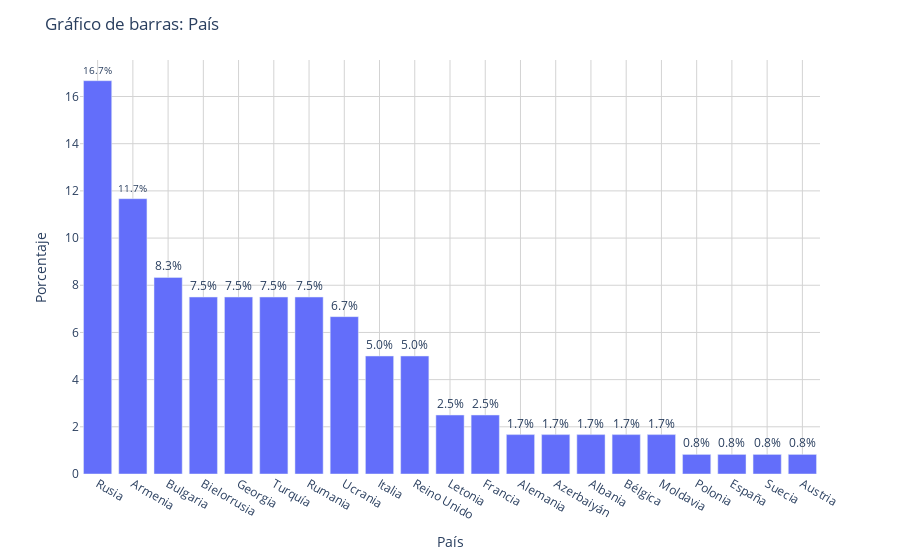

Notebook code for this chart:
### Code cell
graficar_barras_porcentaje_px(df = df_columnas_, variable_analisis = 'País')

### Figure 1 — Plotly figure (JSON) as saved in the notebook; plotly's stock layout.template omitted (floating-point values rounded to 4 significant figures)
{"data": [{"alignmentgroup": "True", "hovertemplate": "País=%{x}<br>Porcentaje=%{text}<extra></extra>", "legendgroup": "", "marker": {"color": "#636efa", "pattern": {"shape": ""}}, "name": "", "offsetgroup": "", "orientation": "v", "showlegend": false, "text": [16.67, 11.67, 8.33, 7.5, 7.5, 7.5, 7.5, 6.67, 5, 5, 2.5, 2.5, 1.67, 1.67, 1.67, 1.67, 1.67, 0.83, 0.83, 0.83, 0.83], "textposition": "outside", "texttemplate": "%{text:.1f}%", "type": "bar", "x": ["Rusia", "Armenia", "Bulgaria", "Bielorrusia", "Georgia", "Turquía", "Rumania", "Ucrania", "Italia", "Reino Unido", "Letonia", "Francia", "Alemania", "Azerbaiyán", "Albania", "Bélgica", "Moldavia", "Polonia", "España", "Suecia", "Austria"], "xaxis": "x", "y": [16.67, 11.67, 8.33, 7.5, 7.5, 7.5, 7.5, 6.67, 5, 5, 2.5, 2.5, 1.67, 1.67, 1.67, 1.67, 1.67, 0.83, 0.83, 0.83, 0.83], "yaxis": "y"}], "layout": {"barmode": "relative", "legend": {"tracegroupgap": 0}, "margin": {"t": 60}, "plot_bgcolor": "rgba(255, 255, 255, 1)", "title": {"text": "Gráfico de barras: País"}, "xaxis": {"anchor": "y", "categoryorder": "total descending", "domain": [0, 1], "gridcolor": "lightgrey", "showgrid": true, "title": {"text": "País"}}, "yaxis": {"anchor": "x", "domain": [0, 1], "gridcolor": "lightgrey", "showgrid": true, "title": {"text": "Porcentaje"}}}}
